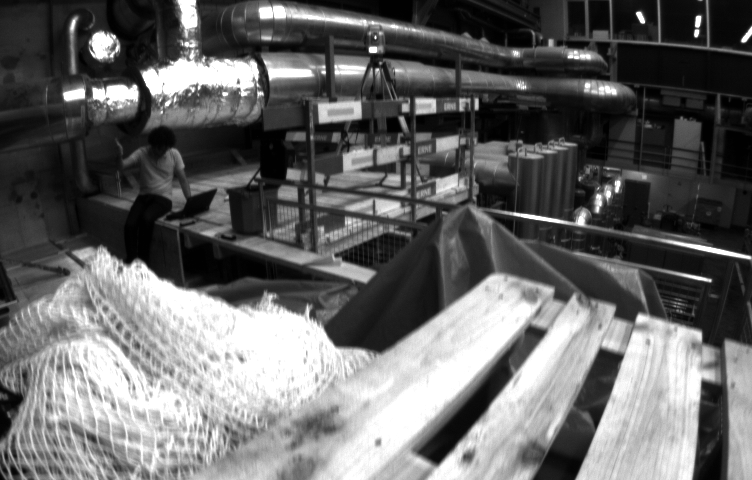
//> input picture 2_opencv&ros/a_opencv_cvmat/MH_01_easy_mav0_cam0_data_1403636579913555456.png, 752 x 480 px
$ ./warpAffine ../a_opencv_cvmat/MH_01_easy_mav0_cam0_data_1403636579913555456.png   (built with g++ and OpenCV 4)
//> lines starting //> are read from the running program, lines starting //| are printed output that depends on the picture; after the words box and inside, x2 and y2 are one past the last pixel; in counts of white or black regions, pixels touching at a corner belong together
#include <iostream>
#include <chrono>
#include <opencv2/core/core.hpp>
#include <opencv2/highgui/highgui.hpp>
#include <opencv2/features2d/features2d.hpp>
#include <opencv2/imgproc/imgproc.hpp>
#include <opencv2/imgproc.hpp>
#include <opencv2/opencv.hpp>

int main(int argc, char **argv) {
cv::Mat image;
image = cv::imread(argv[1]);
//> image is the input picture: 480 rows x 752 cols, CV_8UC3; min 1, max 255, mean 103.1

// 图像旋转
// 第一个参数为旋转中心，第二个为旋转角度，第三个为旋转后的缩放因子

cv::Mat rotated_img;
//float scale = 200.0/ src.rows;//缩放因子
//cv::resize(src, src, cv::Size(), scale, scale, cv::INTER_LINEAR);
//输出图像的尺寸与原图一样
cv::Size dst_sz(image.cols, image.rows);
//> dst_sz = Size(752, 480)
//指定旋转中心
cv::Point2f center(static_cast<float>(image.cols / 2.), static_cast<float>(image.rows / 2.));
//> center = Point(376, 240)

//获取旋转矩阵（2x3矩阵）
cv::Mat rot_mat = cv::getRotationMatrix2D(center, 30, 1.0);
//设置选择背景边界颜色
/*cv::Scalar borderColor = Scalar(0, 238, 0);*/
//cv::warpAffine(src, dst, rot_mat, src.size(), INTER_LINEAR, BORDER_CONSTANT, borderColor);
//复制边缘填充
cv::warpAffine(image, rotated_img, rot_mat, dst_sz, cv::INTER_LINEAR, cv::BORDER_REFLECT101);
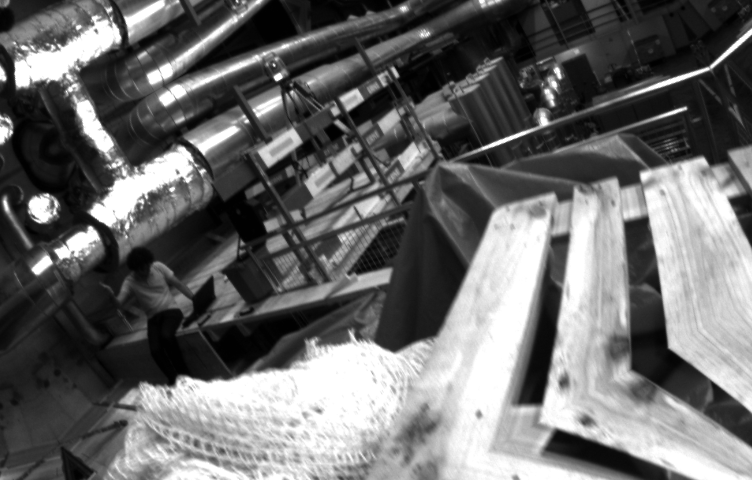
//> rotated_img: 480 rows x 752 cols, CV_8UC3; min 1, max 255, mean 106.6
cv::imshow("rotated_img", rotated_img);
// 暂停程序,等待一个按键输入,避免图像一闪而过
cv::waitKey(0);


// 放射变换 warpAffine
// 如何通俗地讲解「仿射变换」这个概念？ https://www.zhihu.com/question/20666664
// 代码参考 https://zhuanlan.zhihu.com/p/24591720
/**
 *
 void warpAffine(
 InputArray src, 输入变换前图像
    OutputArray dst, 输出变换后图像，需要初始化一个空矩阵用来保存结果，不用设定矩阵尺寸
    InputArray M, 变换矩阵，用另一个函数getAffineTransform()计算
    Size dsize, 设置输出图像大小
    int flags=INTER_LINEAR, 设置插值方式，默认方式为线性插值
    int borderMode=BORDER_CONSTANT,
    const Scalar& borderValue=Scalar())


    关于生成变换矩阵InputArray M的函数getAffineTransform()：
    Mat getAffineTransform(const Point2f* src, const Point2f* dst)
    参数const Point2f* src：原图的三个固定顶点
    参数const Point2f* dst：目标图像的三个固定顶点
    返回值：Mat型变换矩阵，可直接用于warpAffine()函数
    注意，顶点数组长度超过3个，则会自动以前3个为变换顶点；数组可用Point2f[]或Point2f*表示

    */

//读取原图
//设置空矩阵用于保存目标图像
cv::Mat warpAffine_dst;
//设置原图变换顶点
cv::Point2f warpAffine_AffinePoints0[3] = { cv::Point2f(100, 50), cv::Point2f(100, 390), cv::Point2f(600, 50) };
//设置目标图像变换顶点
cv::Point2f warpAffine_AffinePoints1[3] = { cv::Point2f(200, 100), cv::Point2f(200, 330), cv::Point2f(500, 50) };
//计算变换矩阵
cv::Mat Trans = cv::getAffineTransform(warpAffine_AffinePoints0, warpAffine_AffinePoints1);
//矩阵仿射变换
warpAffine(image, warpAffine_dst, Trans, cv::Size(image.cols, image.rows));
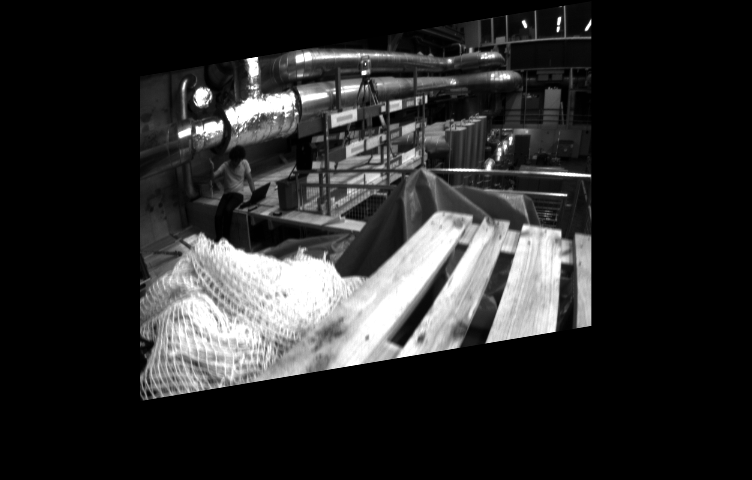
//> warpAffine_dst: 480 rows x 752 cols, CV_8UC3; min 0, max 255, mean 41.9

for (int i = 0; i < 4; i++)
{
    circle(image, warpAffine_AffinePoints0[i], 2, cv::Scalar(0, 0, 255), 2);
    circle(warpAffine_dst, warpAffine_AffinePoints1[i], 2, cv::Scalar(0, 0, 255), 2);
}
//> image: 480 rows x 752 cols, CV_8UC3; 124 pixels changed, all inside (x1, y1, x2, y2) = (0, 0, 604, 394)
//> warpAffine_dst: 480 rows x 752 cols, CV_8UC3; 124 pixels changed, all inside (x1, y1, x2, y2) = (0, 0, 504, 334)


//分别显示变换先后图像进行对比
imshow("src", image);
imshow("warpAffine_dst ", warpAffine_dst);
cv::waitKey();


// 透视变换 warpPerspective
/**
 * void warpPerspective(
 * InputArray src,
 * OutputArray dst,
 * InputArray M,
 * Size dsize,
 * int flags=INTER_LINEAR,
 * int borderMode=BORDER_CONSTANT,
 * const Scalar& borderValue=Scalar())
 *
 *
 * 生成变换矩阵函数为：
 * Mat getPerspectiveTransform(const Point2f* src, const Point2f* dst)
 * 透视变换顶点为4个
 */
cv::Mat warpPerspective_dst;
cv::Point2f warpPerspective_AffinePoints0[4] = { cv::Point2f(100, 50), cv::Point2f(100, 390), cv::Point2f(600, 50), cv::Point2f(600, 390) };
cv::Point2f warpPerspective_AffinePoints1[4] = { cv::Point2f(200, 100), cv::Point2f(200, 330), cv::Point2f(500, 50), cv::Point2f(600, 390) };
cv::Mat PerspectiveTrans_Trans = getPerspectiveTransform(warpPerspective_AffinePoints0, warpPerspective_AffinePoints1);
warpPerspective(image, warpPerspective_dst, PerspectiveTrans_Trans, cv::Size(image.cols, image.rows), CV_INTER_CUBIC);
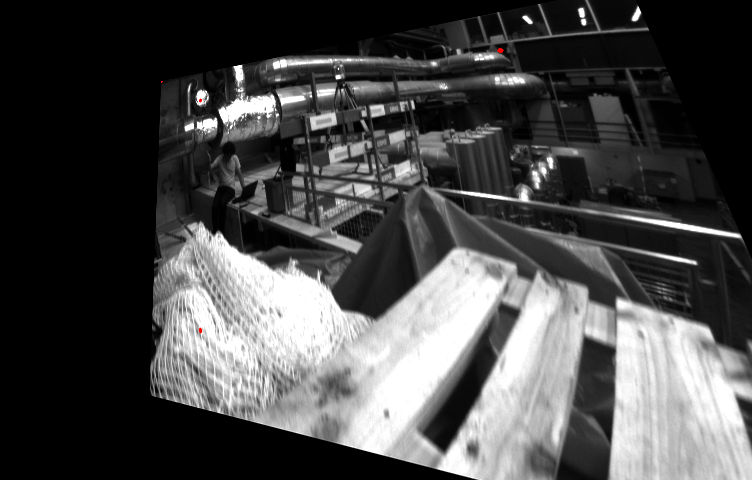
//> warpPerspective_dst: 480 rows x 752 cols, CV_8UC3; mean B, G, R 73.3, 73.3, 73.4
for (int i = 0; i < 4; i++)
{
    circle(image, warpPerspective_AffinePoints0[i], 2, cv::Scalar(0, 0, 255), 2);
    circle(warpPerspective_dst, warpPerspective_AffinePoints1[i], 2, cv::Scalar(0, 0, 255), 2);
}
//> image: 480 rows x 752 cols, CV_8UC3; mean B, G, R 103.1, 103.1, 103.2
//> warpPerspective_dst: 480 rows x 752 cols, CV_8UC3; 117 pixels changed, all inside (x1, y1, x2, y2) = (197, 47, 604, 394)
imshow("warpPerspective_dst", warpPerspective_dst);
imshow("src", image);
cv::waitKey();


// 对于图像还有很多基本的操作,如剪切,旋转,缩放等,限于篇幅就不一一介绍了,请参看OpenCV官方文档查询每个函数的调用方法.
cv::destroyAllWindows();


return 0;
}

$ run again, on 2_opencv&ros/a_opencv_cvmat/rgbd_dataset_freiburg1_xyz_depth_1305031102.175304.png
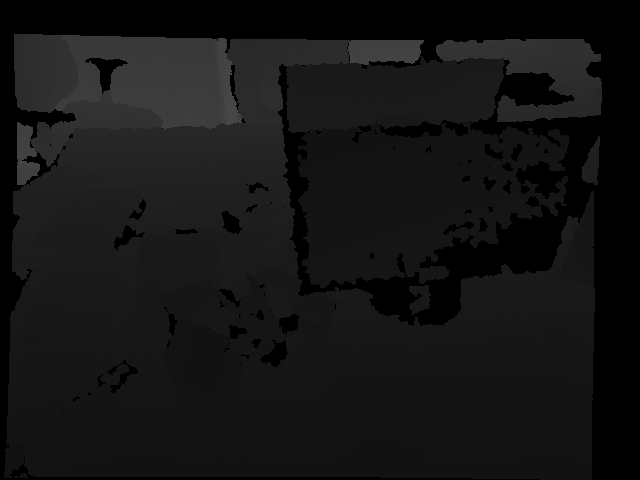
//> input picture 2_opencv&ros/a_opencv_cvmat/rgbd_dataset_freiburg1_xyz_depth_1305031102.175304.png, 640 x 480 px
//> image is the input picture: 480 rows x 640 cols, CV_8UC3; min 0, max 72, mean 20.5
//> after the loop `for (int i = 0; i < 4; i++)`:
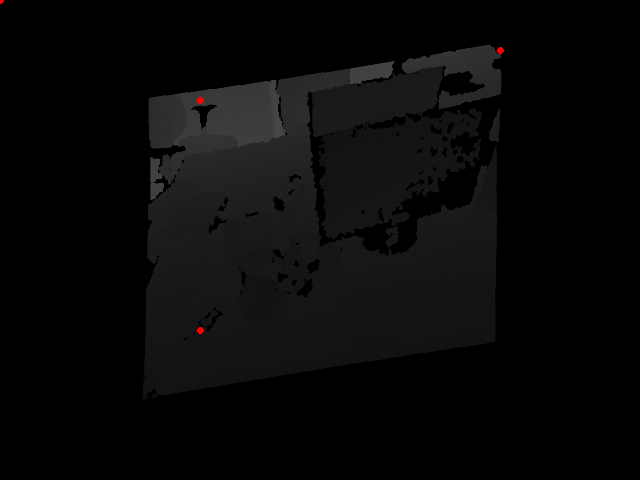
//> warpAffine_dst: 480 rows x 640 cols, CV_8UC3; mean B, G, R 8.3, 8.3, 8.4
//> `warpPerspective(image, warpPerspective_dst, PerspectiveTrans_Trans, cv..`:
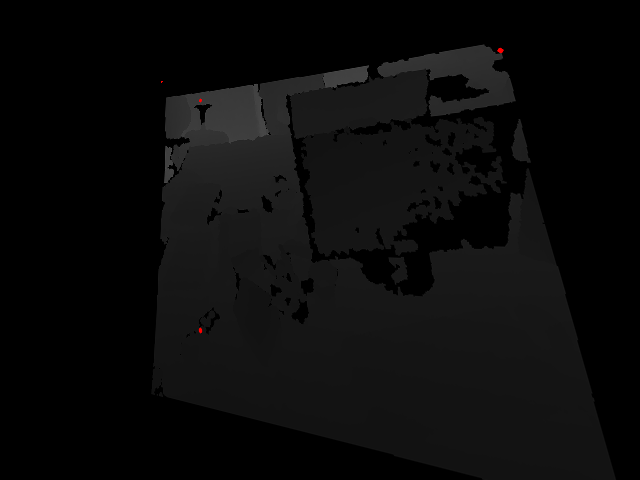
//> warpPerspective_dst: 480 rows x 640 cols, CV_8UC3; mean B, G, R 10.7, 10.7, 10.7

$ run again, on 2_opencv&ros/a_opencv_cvmat/rgbd_dataset_freiburg1_xyz_rgb_1305031102.175304.png
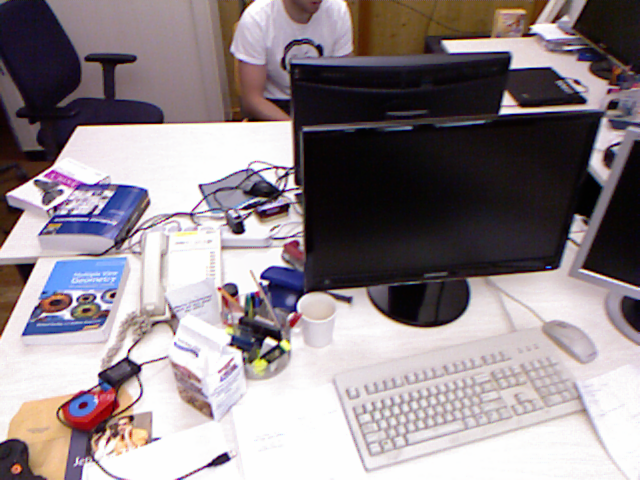
//> input picture 2_opencv&ros/a_opencv_cvmat/rgbd_dataset_freiburg1_xyz_rgb_1305031102.175304.png, 640 x 480 px
//> image is the input picture: 480 rows x 640 cols, CV_8UC3; mean B, G, R 139, 134.5, 144.6
//> after the loop `for (int i = 0; i < 4; i++)`:
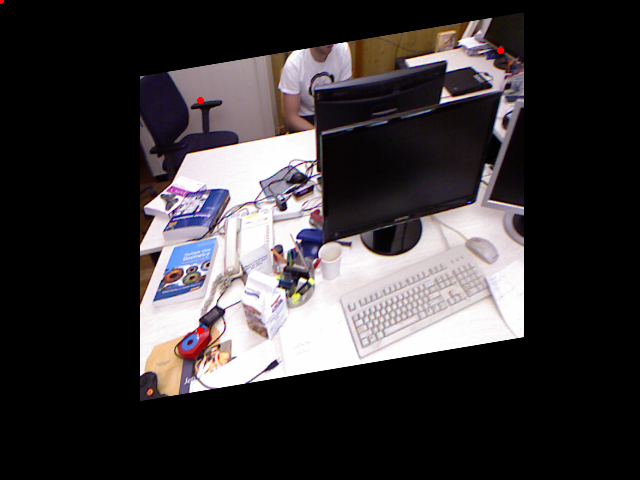
//> warpAffine_dst: 480 rows x 640 cols, CV_8UC3; mean B, G, R 56.4, 54.6, 58.7
//> `warpPerspective(image, warpPerspective_dst, PerspectiveTrans_Trans, cv..`:
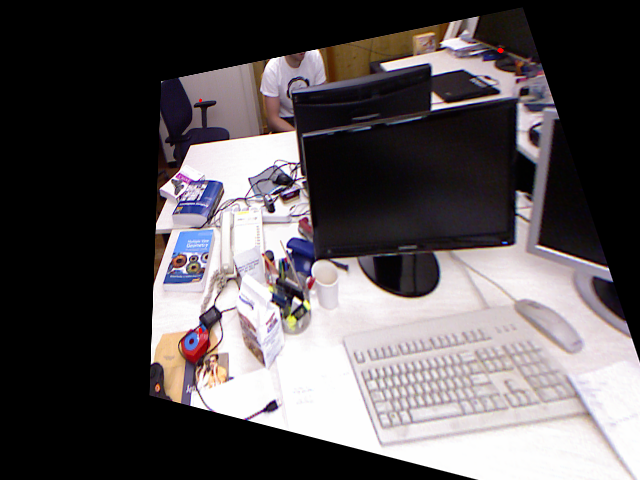
//> warpPerspective_dst: 480 rows x 640 cols, CV_8UC3; mean B, G, R 86.2, 84, 89.5
